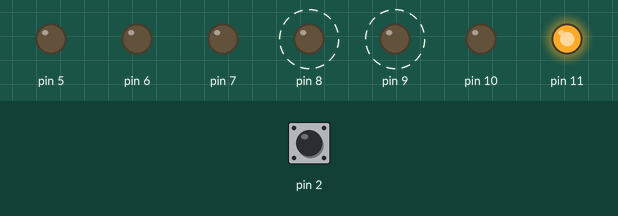
A sketch run on a simulated Arduino Nano, built with avr-gcc and run on an emulated ATmega328P. Shown: output pins drawn as LEDs (lit = HIGH). Dashed ring = blinking. Inputs (shaded band) come from the test bench; at power-on: pin 2 LOW.

Above: at 1.2 s.
1.3 s: pin 2 driven HIGH
At 1.8 s:
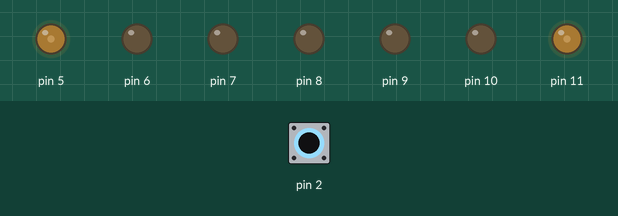
2.9 s: pin 2 driven LOW
At 3.49 s:
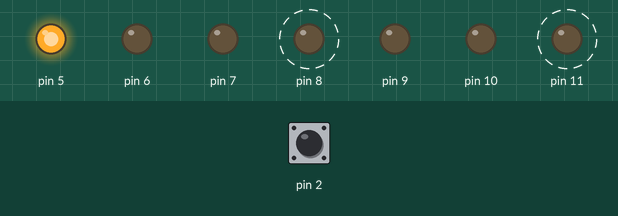
At 4.09 s:
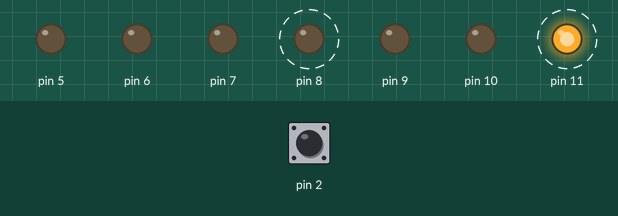
5.9 s: pin 2 pulsed HIGH 2 times (0.12 s each, 0.3 s apart)
Timing chart, 0 to 14.9 s (numbered marks = the images above; inputs shaded):
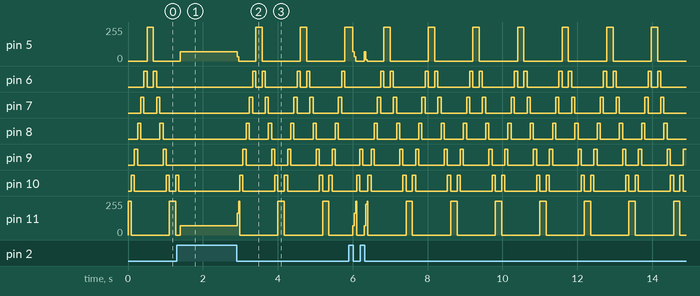

The sketch:

LED_catcher.ino
```cpp
/* It is a 7 score LED catcher game with arduino nano,seven 220 ohm resistor ,6 red led and 1 green led
 *  code by : Mehrshad Nosrati
 * leds are connnected to D11-D4 with a 220 ohm resister before each one
 * user can connect D2 to 5v of arduino to give D2  5v input which is considered as button
 * every time user can push button on green LED he get a point
 * and LEDs will show his score
 * if it stuck in goDown make D2 zero by connecting it to your hand
 */

int score = 0, wait=85,pushed=-1;;
void setup() {
  pinMode(11,OUTPUT);
  pinMode(10,OUTPUT);
  pinMode(9,OUTPUT);
  pinMode(8,OUTPUT);
  pinMode(7,OUTPUT);
  pinMode(6,OUTPUT);
  pinMode(5,OUTPUT);
  digitalWrite(2,LOW);
}

void loop() {
    pushed = goDown();
    pushed = goUp();
  if(pushed != -1){//buttun is pressed
        if (pushed == 11){
          digitalWrite(2,LOW);
          digitalWrite(11,HIGH);
          delay(100);
          score++;
          digitalWrite(11,LOW);
          showScore(score);
          if(score==7)
          score=0;
        }
  }
}

  int goUp(){
  for(int i = 5; i<12 ;i = i+1){
      digitalWrite(i,HIGH);
      if(digitalRead(2)==HIGH){
        digitalWrite(i,LOW);
        return i;
        }
      delay(wait);
      digitalWrite(i,LOW);
      }
      return -1;
}

int goDown(){
  for(int i = 11 ;i>4; i = i-1){
      digitalWrite(i,HIGH);
      if(digitalRead(2)==HIGH){
        digitalWrite(i,LOW);
        return i;
        }
      delay(wait);
      digitalWrite(i,LOW);
  }
  return -1;
}

void showScore(int score){//and intital game
  for(int j=5; j<score+5;j++){
    digitalWrite(j,HIGH);
    delay(500);
  }
  if(score==7){
    wait=85;
    delay(1000);
  }
  else
  wait = wait-10;
  for(int j=5; j<score+5;j++)
    digitalWrite(j,LOW);
}
```

Measured:
- after the input at 1.3 s, pin 6–9: stops changing and stays LOW; pin 10: goes on until 1.4 s, then stays LOW
- after the input at 2.9 s, pin 5: 68/255 → 33/255 at once, then repeats every 1.2 s: 255/255 0.17 s, 0/255 1.0 s; pin 6: LOW → HIGH after 0.43 s, then repeats every 1.2 s: LOW 0.17 s, HIGH 0.09 s, LOW 0.85 s, HIGH 0.09 s
- by itself, pin 6: alternates HIGH for 0.09 s and LOW for 0.17 s, 4 changes in all, then stays LOW
- by itself, pin 7: alternates HIGH for 0.09 s and LOW for 0.34 s
- by itself, pin 8: alternates HIGH for 0.09 s and LOW for 0.51 s
- by itself, pin 9: alternates HIGH for 0.09 s and LOW for 0.68 s
